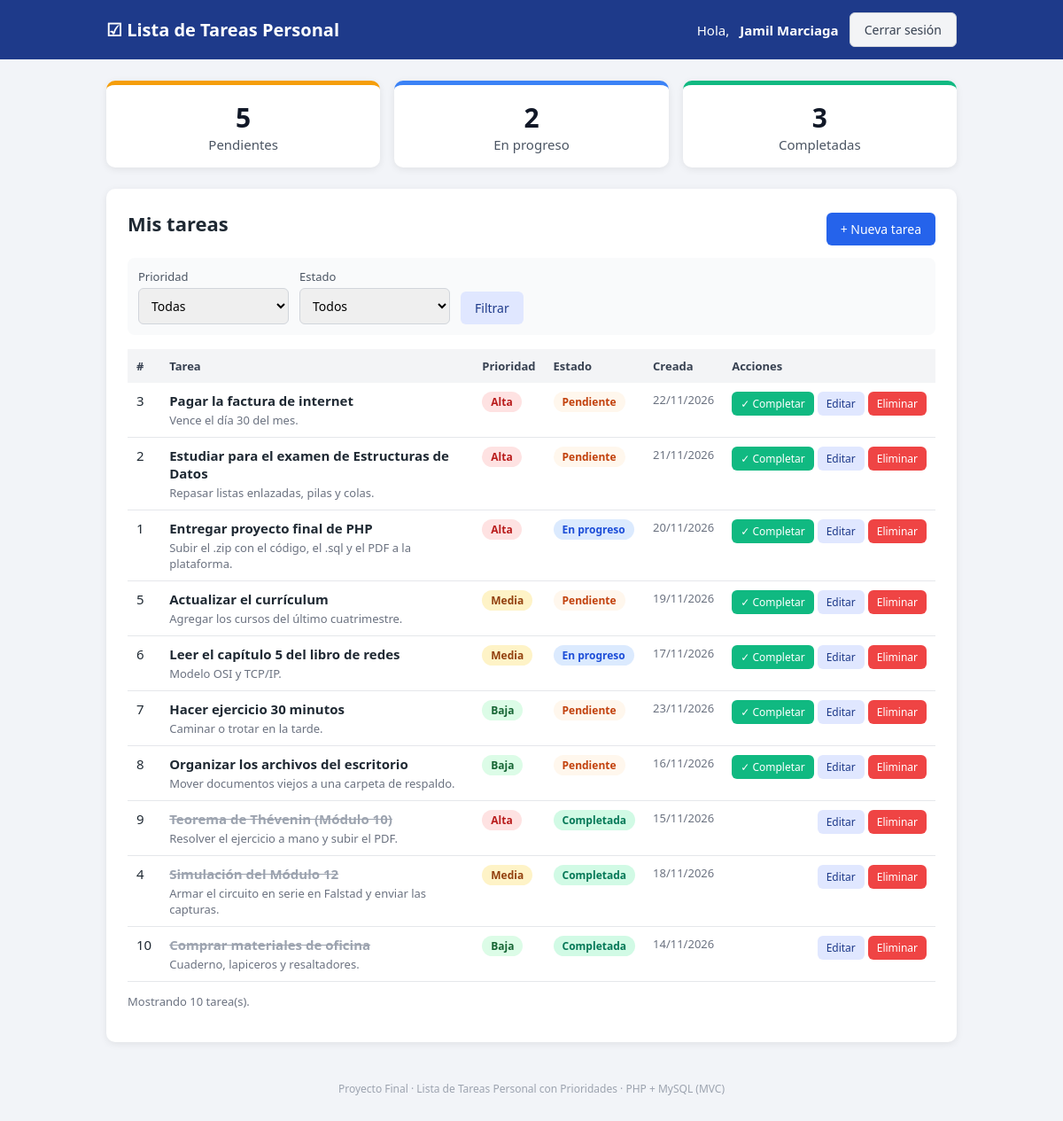
/index.php (signed in), run on the app's committed database.
### tables this page shows
CREATE TABLE tareas (
  id                  INT AUTO_INCREMENT PRIMARY KEY,
  usuario_id          INT NOT NULL,
  titulo              VARCHAR(100) NOT NULL,
  descripcion         TEXT,
  prioridad           ENUM('Alta','Media','Baja') NOT NULL DEFAULT 'Media',
  estado              ENUM('Pendiente','En progreso','Completada') NOT NULL DEFAULT 'Pendiente',
  fecha_creacion      DATETIME NOT NULL,
  fecha_actualizacion DATETIME NOT NULL,
  CONSTRAINT fk_tareas_usuario FOREIGN KEY (usuario_id)
    REFERENCES usuarios(id) ON DELETE CASCADE
);

### controllers/TareaController.php (called while the page is built, shortened)
<?php
class TareaController
{
    private Tarea $modelo;
    private int $usuarioId;
    public function __construct()
    {
        $this->modelo    = new Tarea();
        $this->usuarioId = (int) $_SESSION['usuario_id'];
    }
    public function index(): void
    {
        $prioridad = $_GET['prioridad'] ?? '';
        $estado    = $_GET['estado'] ?? '';
        if (!in_array($prioridad, PRIORIDADES, true)) $prioridad = '';
        if (!in_array($estado, ESTADOS, true))        $estado = '';
        $tareas  = $this->modelo->listar($this->usuarioId, $prioridad, $estado);
        $resumen = $this->modelo->resumen($this->usuarioId);
        require __DIR__ . '/../views/tareas/index.php';
    }
}

### index.php (called while the page is built, shortened)
<?php
require_once __DIR__ . '/config/Database.php';
require_once __DIR__ . '/models/Tarea.php';
require_once __DIR__ . '/controllers/AuthController.php';
require_once __DIR__ . '/controllers/TareaController.php';
function e(?string $texto): string
{
    return htmlspecialchars($texto ?? '', ENT_QUOTES, 'UTF-8');
}
$accion = $_GET['accion'] ?? 'index';
$controlador = new TareaController();
$controlador->$accion();

### config/Database.php (called while the page is built, shortened)
<?php
class Database
{
    private static ?PDO $conexion = null;
    public static function conectar(): PDO
    {
        if (self::$conexion === null) {
            $dsn = 'mysql:host=' . DB_HOST . ';dbname=' . DB_NAME . ';charset=' . DB_CHARSET;
            try {
                self::$conexion = new PDO($dsn, DB_USER, DB_PASS, [
                    PDO::ATTR_ERRMODE            => PDO::ERRMODE_EXCEPTION,
                    PDO::ATTR_DEFAULT_FETCH_MODE => PDO::FETCH_ASSOC,
                    PDO::ATTR_EMULATE_PREPARES   => false,
                ]);
            } catch (PDOException $e) {
                die('Error de conexión a la base de datos: ' . $e->getMessage());
            }
        }
        return self::$conexion;
    }
}

### models/Tarea.php (called while the page is built, shortened)
<?php
class Tarea
{
    private PDO $db;
    public function __construct()
    {
        $this->db = Database::conectar();
    }
    public function listar(int $usuarioId, string $prioridad = '', string $estado = ''): array
    {
        $sql = 'SELECT * FROM tareas WHERE usuario_id = :usuario_id';
        $params = [':usuario_id' => $usuarioId];
        $sql .= " ORDER BY CASE WHEN estado = 'Completada' THEN 1 ELSE 0 END,
                  CASE prioridad WHEN 'Alta' THEN 1 WHEN 'Media' THEN 2 ELSE 3 END,
                  fecha_creacion DESC";
        $stmt = $this->db->prepare($sql);
        $stmt->execute($params);
        return $stmt->fetchAll();
    }
    public function resumen(int $usuarioId): array
    {
        $stmt = $this->db->prepare('SELECT estado, COUNT(*) AS total FROM tareas WHERE usuario_id = :u GROUP BY estado');
        $stmt->execute([':u' => $usuarioId]);
        $resumen = array_fill_keys(ESTADOS, 0);
        foreach ($stmt->fetchAll() as $fila) {
            $resumen[$fila['estado']] = (int) $fila['total'];
        }
        return $resumen;
    }
}

### views/tareas/index.php (the view, shortened to what this page needs)
<?php require __DIR__ . '/../layout/header.php'; ?>
<section class="resumen">
    <div class="caja caja-pendiente"><span><?= $resumen['Pendiente'] ?></span>Pendientes</div>
    <div class="caja caja-progreso"><span><?= $resumen['En progreso'] ?></span>En progreso</div>
    <div class="caja caja-completada"><span><?= $resumen['Completada'] ?></span>Completadas</div>
</section>
<section class="tarjeta">
    <div class="encabezado">
        <h1>Mis tareas</h1>
        <a href="index.php?accion=crear" class="btn btn-primario">+ Nueva tarea</a>
    </div>
    <form method="get" action="index.php" class="filtros">
        <label>Prioridad
            <select name="prioridad">
                <option value="">Todas</option>
            </select>
        </label>
        <label>Estado
            <select name="estado">
                <option value="">Todos</option>
            </select>
        </label>
        <button type="submit" class="btn btn-secundario">Filtrar</button>
    </form>
    <?php if (!$tareas): ?>
        <p class="vacio">No hay tareas que coincidan con el filtro.</p>
    <?php else: ?>
        <table class="tabla">
            <thead>
                <tr>
                    <th>#</th>
                    <th>Tarea</th>
                    <th>Prioridad</th>
                    <th>Estado</th>
                    <th>Creada</th>
                    <th class="acciones">Acciones</th>
                </tr>
            </thead>
            <tbody>
            <?php foreach ($tareas as $t): ?>
                <tr class="<?= $t['estado'] === 'Completada' ? 'fila-completada' : '' ?>">
                    <td><?= (int) $t['id'] ?></td>
                    <td>
                        <strong><?= e($t['titulo']) ?></strong>
                        <?php if ($t['descripcion']): ?>
                            <div class="descripcion"><?= e($t['descripcion']) ?></div>
                        <?php endif; ?>
                    </td>
                    <td><span class="etiqueta prioridad-<?= strtolower(e($t['prioridad'])) ?>"><?= e($t['prioridad']) ?></span></td>
                    <td><span class="etiqueta estado-<?= str_replace(' ', '-', strtolower(e($t['estado']))) ?>"><?= e($t['estado']) ?></span></td>
                    <td class="fecha"><?= e(date('d/m/Y', strtotime($t['fecha_creacion']))) ?></td>
                    <td class="acciones">
                        <?php if ($t['estado'] !== 'Completada'): ?>
                            <form method="post" action="index.php?accion=completar" class="en-linea">
                                <button type="submit" class="btn btn-mini btn-exito" title="Marcar como completada">&#10003; Completar</button>
                            </form>
                        <?php endif; ?>
                        <a href="index.php?accion=editar&id=<?= (int) $t['id'] ?>" class="btn btn-mini btn-secundario">Editar</a>
                        <form method="post" action="index.php?accion=eliminar" class="en-linea"
                              onsubmit="return confirm('¿Seguro que desea eliminar esta tarea?');">
                            <button type="submit" class="btn btn-mini btn-peligro">Eliminar</button>
                        </form>
                    </td>
                </tr>
            <?php endforeach; ?>
            </tbody>
        </table>
        <p class="sutil">Mostrando <?= count($tareas) ?> tarea(s).</p>
    <?php endif; ?>
</section>
<?php require __DIR__ . '/../layout/footer.php'; ?>

### views/layout/header.php (shortened to what this page needs)
<!DOCTYPE html>
<html lang="es">
<head>
    <link rel="stylesheet" href="public/css/estilos.css">
</head>
<body>
<header class="barra">
    <div class="contenedor barra-interior">
        <a href="index.php" class="marca">&#9745; <?= e(APP_NOMBRE) ?></a>
        <?php if (!empty($_SESSION['usuario_id'])): ?>
            <div class="usuario">
                Hola, <strong><?= e($_SESSION['nombre']) ?></strong>
                <a href="index.php?accion=logout" class="btn btn-claro">Cerrar sesión</a>
            </div>
        <?php endif; ?>
    </div>
</header>
<main class="contenedor">

### views/layout/footer.php
</main>
<footer class="pie">
    Proyecto Final &middot; Lista de Tareas Personal con Prioridades &middot; PHP + MySQL (MVC)
</footer>
</body>
</html>

### public/css/estilos.css (style rules this page uses)
* { box-sizing: border-box; }
body { margin: 0; font-family: "Segoe UI", Arial, sans-serif; background: #f2f4f8; color: #1f2933; font-size: 15px; }
.contenedor { max-width: 1000px; margin: 0 auto; padding: 0 20px; }
.barra { background: #1e3a8a; color: #fff; padding: 14px 0; margin-bottom: 24px; }
.barra-interior { display: flex; justify-content: space-between; align-items: center; }
.marca { color: #fff; text-decoration: none; font-size: 20px; font-weight: bold; }
.usuario { display: flex; align-items: center; gap: 12px; }
.tarjeta { background: #fff; border-radius: 10px; padding: 24px; box-shadow: 0 2px 8px rgba(0,0,0,.08); margin-bottom: 24px; }
.tarjeta h1 { margin: 0 0 12px; font-size: 22px; }
.encabezado { display: flex; justify-content: space-between; align-items: center; margin-bottom: 12px; }
.sutil { color: #6b7280; font-size: 13px; }
.resumen { display: grid; grid-template-columns: repeat(3, 1fr); gap: 16px; margin-bottom: 24px; }
.caja { background: #fff; border-radius: 10px; padding: 16px; text-align: center; border-top: 5px solid; box-shadow: 0 2px 8px rgba(0,0,0,.08); color: #4b5563; }
.caja span { display: block; font-size: 30px; font-weight: bold; color: #111827; }
.caja-pendiente { border-color: #f59e0b; }
.caja-progreso { border-color: #3b82f6; }
.caja-completada { border-color: #10b981; }
.btn { display: inline-block; border: none; border-radius: 6px; padding: 9px 16px; cursor: pointer; text-decoration: none; font-size: 14px; font-family: inherit; }
.btn-primario { background: #2563eb; color: #fff; }
.btn-secundario { background: #e0e7ff; color: #1e3a8a; }
.btn-claro { background: #f3f4f6; color: #374151; border: 1px solid #d1d5db; }
.btn-exito { background: #10b981; color: #fff; }
.btn-peligro { background: #ef4444; color: #fff; }
.btn-mini { padding: 5px 10px; font-size: 12px; }
.filtros { display: flex; gap: 12px; align-items: flex-end; flex-wrap: wrap; background: #f9fafb; padding: 12px; border-radius: 8px; margin-bottom: 16px; }
.filtros label { display: flex; flex-direction: column; font-size: 13px; color: #4b5563; gap: 4px; }
input[type=text], input[type=password], textarea, select { width: 100%; padding: 9px 10px; border: 1px solid #d1d5db; border-radius: 6px; font-size: 14px; font-family: inherit; }
.filtros select { width: 170px; }
.tabla { width: 100%; border-collapse: collapse; }
.tabla th { text-align: left; background: #f3f4f6; padding: 10px; font-size: 13px; color: #374151; }
.tabla td { padding: 10px; border-bottom: 1px solid #e5e7eb; vertical-align: top; }
.descripcion { color: #6b7280; font-size: 13px; margin-top: 3px; }
.fecha { white-space: nowrap; font-size: 13px; color: #6b7280; }
.acciones { white-space: nowrap; text-align: right; }
.en-linea { display: inline; }
.fila-completada strong { text-decoration: line-through; color: #9ca3af; }
.etiqueta { display: inline-block; padding: 3px 10px; border-radius: 12px; font-size: 12px; font-weight: 600; white-space: nowrap; }
.prioridad-alta { background: #fee2e2; color: #b91c1c; }
.prioridad-media { background: #fef3c7; color: #92400e; }
.prioridad-baja { background: #dcfce7; color: #166534; }
.estado-pendiente { background: #fff7ed; color: #c2410c; }
.estado-en-progreso { background: #dbeafe; color: #1d4ed8; }
.estado-completada { background: #d1fae5; color: #047857; }
.pie { text-align: center; color: #9ca3af; font-size: 12px; padding: 20px 0 30px; }

### data on the page
tareas: id "3", titulo "Pagar la factura de internet", descripcion "Vence el día 30 del mes.", prioridad "Alta", estado "Pendiente", fecha_creacion "22/11/2026"
tareas: id "2", titulo "Estudiar para el examen de Estructuras de Datos", descripcion "Repasar listas enlazadas, pilas y colas.", prioridad "Alta", estado "Pendiente", fecha_creacion "21/11/2026"
tareas: id "1", titulo "Entregar proyecto final de PHP", descripcion "Subir el .zip con el código, el .sql y el PDF a la plataforma.", prioridad "Alta", estado "En progreso", fecha_creacion "20/11/2026"
tareas: id "5", titulo "Actualizar el currículum", descripcion "Agregar los cursos del último cuatrimestre.", prioridad "Media", estado "Pendiente", fecha_creacion "19/11/2026"
tareas: id "6", titulo "Leer el capítulo 5 del libro de redes", descripcion "Modelo OSI y TCP/IP.", prioridad "Media", estado "En progreso", fecha_creacion "17/11/2026"
tareas: id "7", titulo "Hacer ejercicio 30 minutos", descripcion "Caminar o trotar en la tarde.", prioridad "Baja", estado "Pendiente", fecha_creacion "23/11/2026"
tareas: id "8", titulo "Organizar los archivos del escritorio", descripcion "Mover documentos viejos a una carpeta de respaldo.", prioridad "Baja", estado "Pendiente", fecha_creacion "16/11/2026"
tareas: id "9", titulo "Teorema de Thévenin (Módulo 10)", descripcion "Resolver el ejercicio a mano y subir el PDF.", prioridad "Alta", estado "Completada", fecha_creacion "15/11/2026"
tareas: id "4", titulo "Simulación del Módulo 12", descripcion "Armar el circuito en serie en Falstad y enviar las capturas.", prioridad "Media", estado "Completada", fecha_creacion "18/11/2026"
tareas: id "10", titulo "Comprar materiales de oficina", descripcion "Cuaderno, lapiceros y resaltadores.", prioridad "Baja", estado "Completada", fecha_creacion "14/11/2026"

### other printed values
APP_NOMBRE "Lista de Tareas Personal"
$_SESSION['nombre'] "Jamil Marciaga"
$resumen['Pendiente'] "5"
$resumen['En progreso'] "2"
$resumen['Completada'] "3"
count($tareas) "10"
